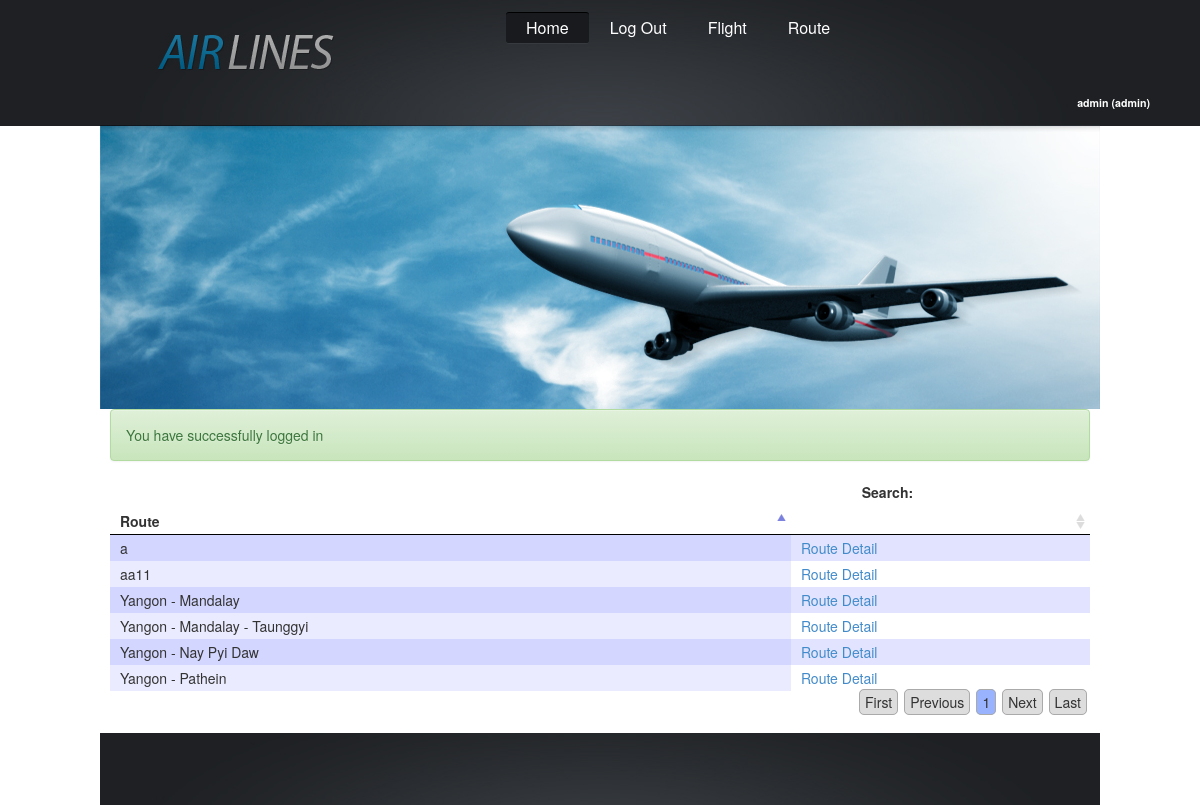
The page /routes-display.php (signed in) on the database its author committed.
### tables this page shows
CREATE TABLE IF NOT EXISTS `routes` (
  `route_id` varchar(15) NOT NULL,
  `title` varchar(50) NOT NULL,
  `hour` int(2) NOT NULL,
  `min` int(2) NOT NULL,
  `remark` varchar(255) NOT NULL,
  PRIMARY KEY (`route_id`)
);

### routes-display.php (the view, shortened to what this page needs)
<?php include('includes/header.php'); ?>
<link href="css/jquery.dataTables.css" rel="stylesheet" type="text/css" />
<div class="row">
    <div class="col-md-12">
        <table id="route-table">
            <thead>
            <th>Route</th>
            <th></th>
            </thead>
            <tbody>
                <?php
                $sql = "SELECT * " .
                        "FROM routes " .
                        "ORDER BY title";
                $result = mysql_query($sql) or die(mysql_error());
                ?>
                <?php while ($row = mysql_fetch_array($result)) { ?>
                    <tr>
                        <td><?php echo $row['title']; ?></td>
                        <td><a href="route-detail-display.php?route_id=<?php echo $row['route_id']; ?>">Route Detail</a></td>
                    </tr>
                <?php } ?>
            </tbody>
        </table>
    </div>
</div>
<?php include('includes/footer.php'); ?>

### css/style.css (style rules this page uses)
body { background:#fff; border:0; font:14px Arial, Helvetica, sans-serif; color:#3c4046; line-height:20px; min-width:1000px; }
a { color:#1e749a; text-decoration:underline; outline:none; }
a { outline:none; }

### rows shown on the page
routes: title "a"
routes: title "aa11"
routes: title "Yangon - Mandalay"
routes: title "Yangon - Mandalay - Taunggyi"
routes: title "Yangon - Nay Pyi Daw"
routes: title "Yangon - Pathein"

### other values the page prints
$logInData['username'] "admin"
$logInData['role'] "admin"
$message "You have successfully logged in"
